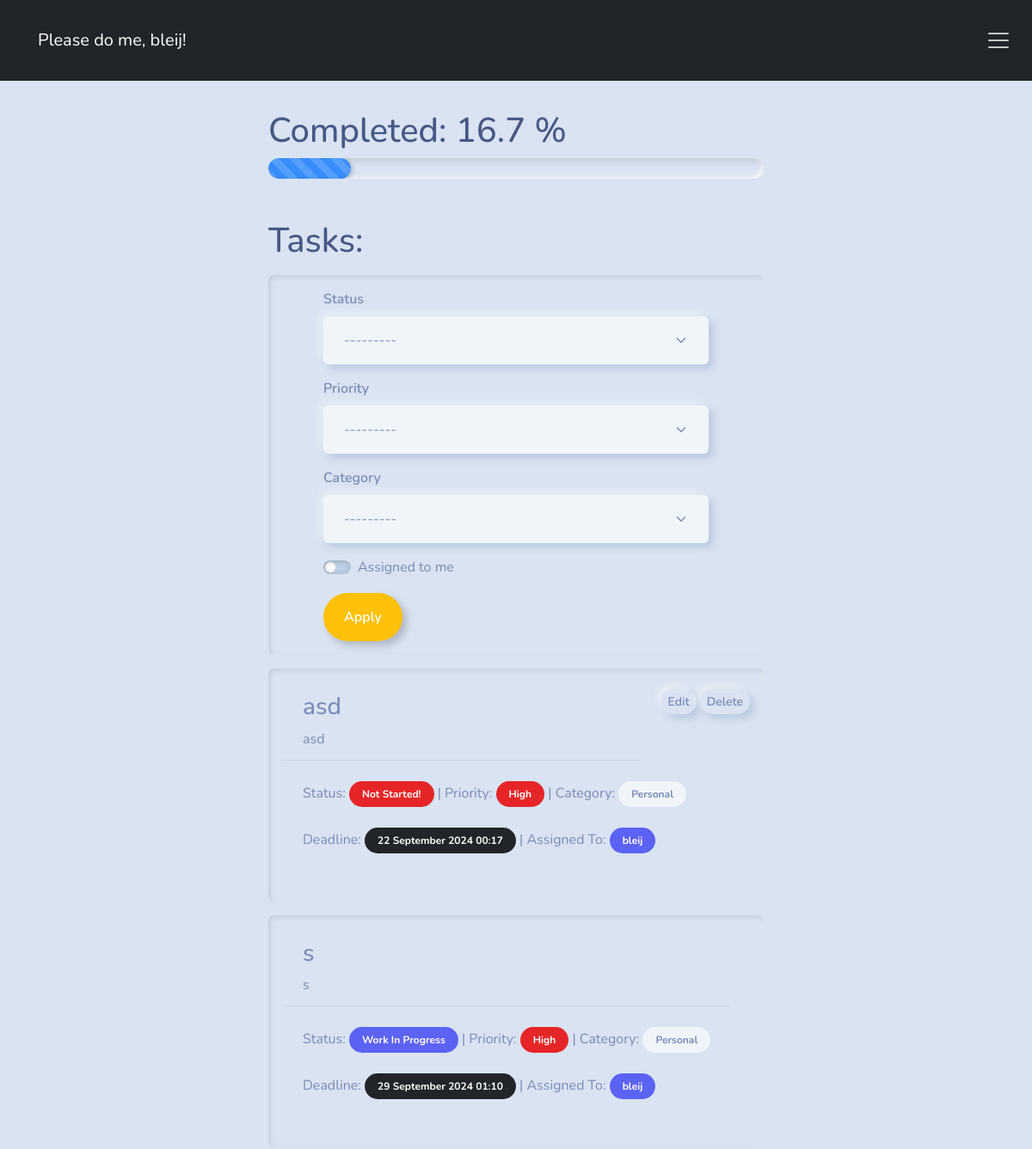
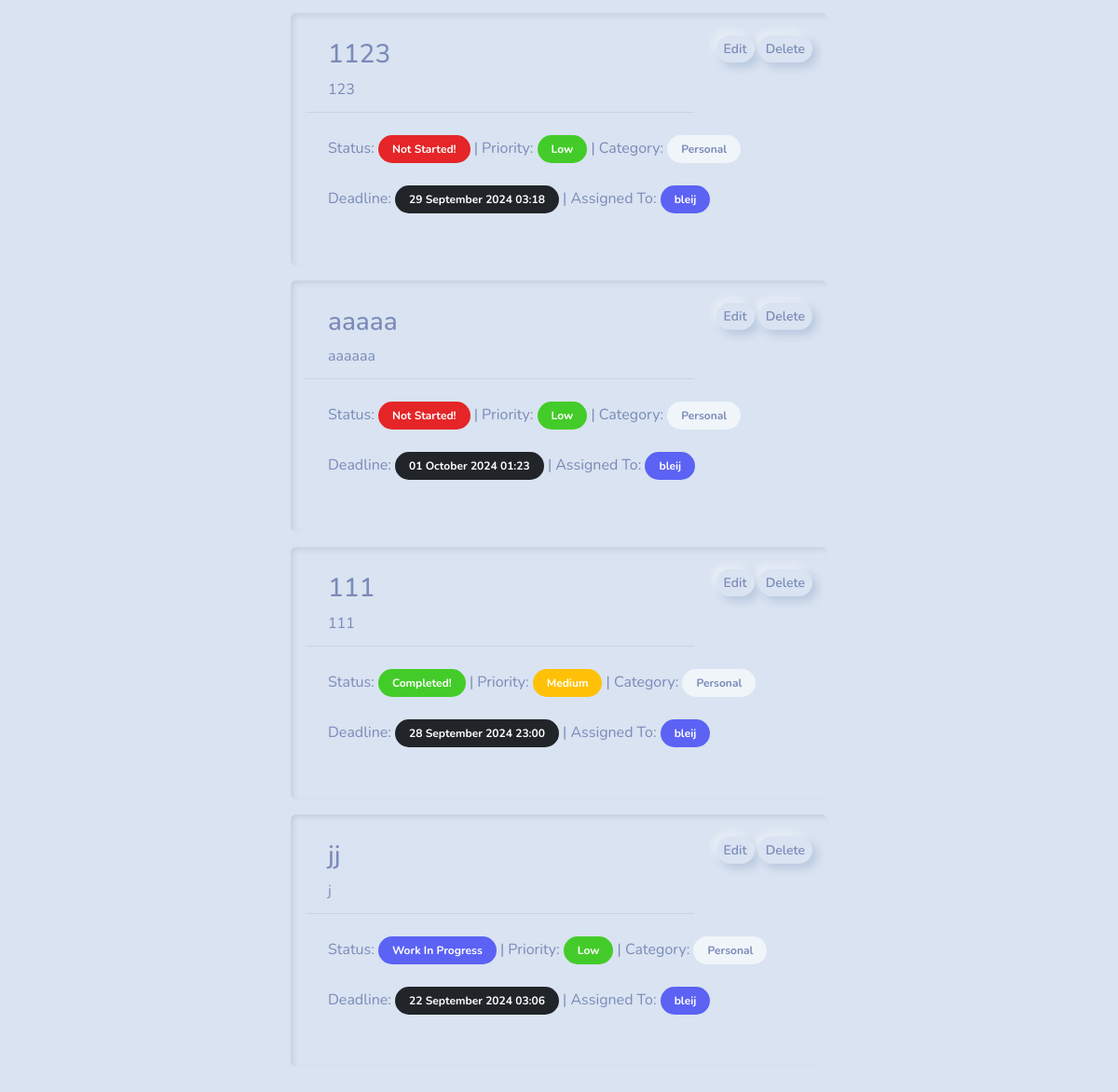
Page / (signed in) on the earlier database version (2 pictures, top to bottom).
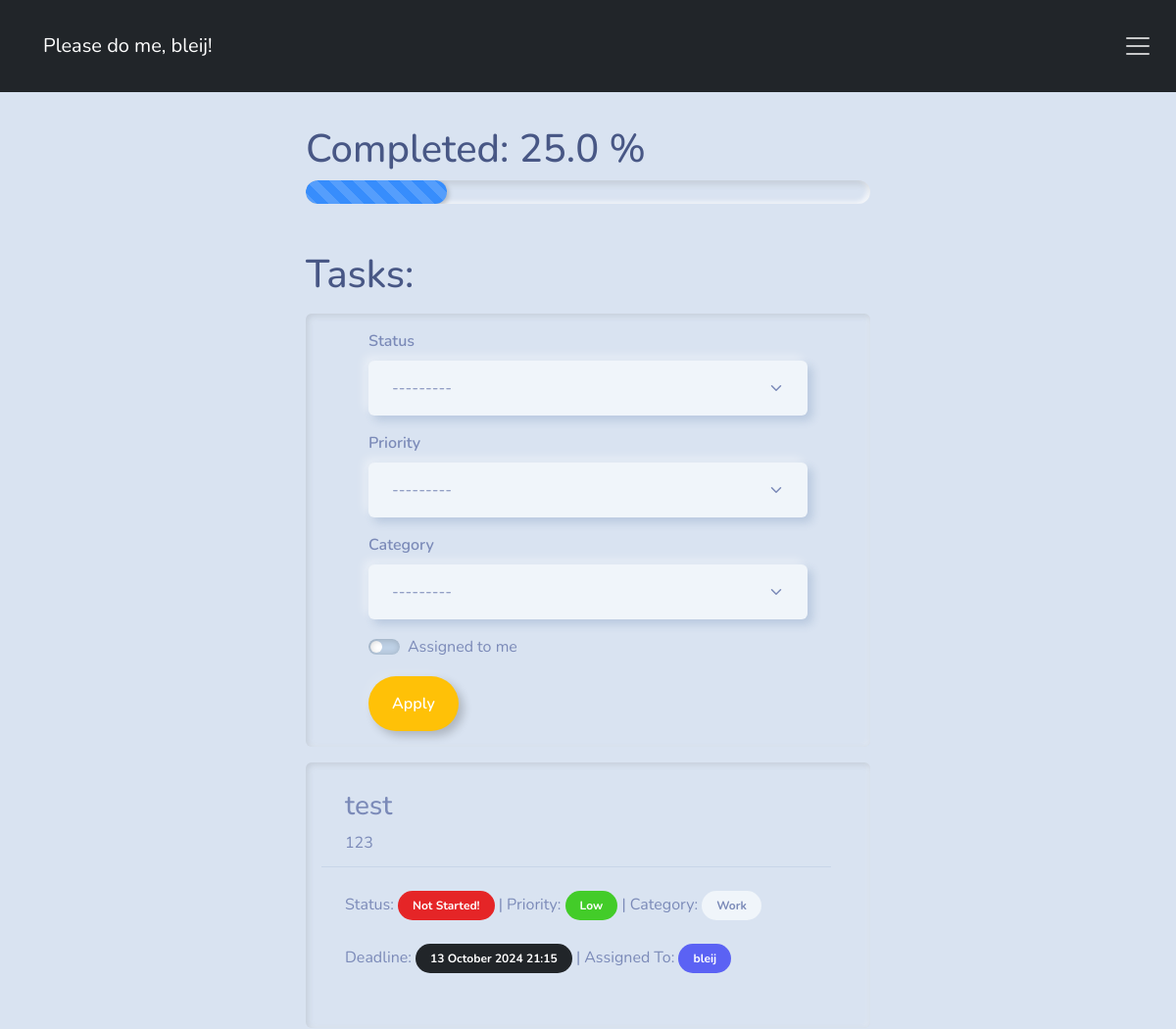
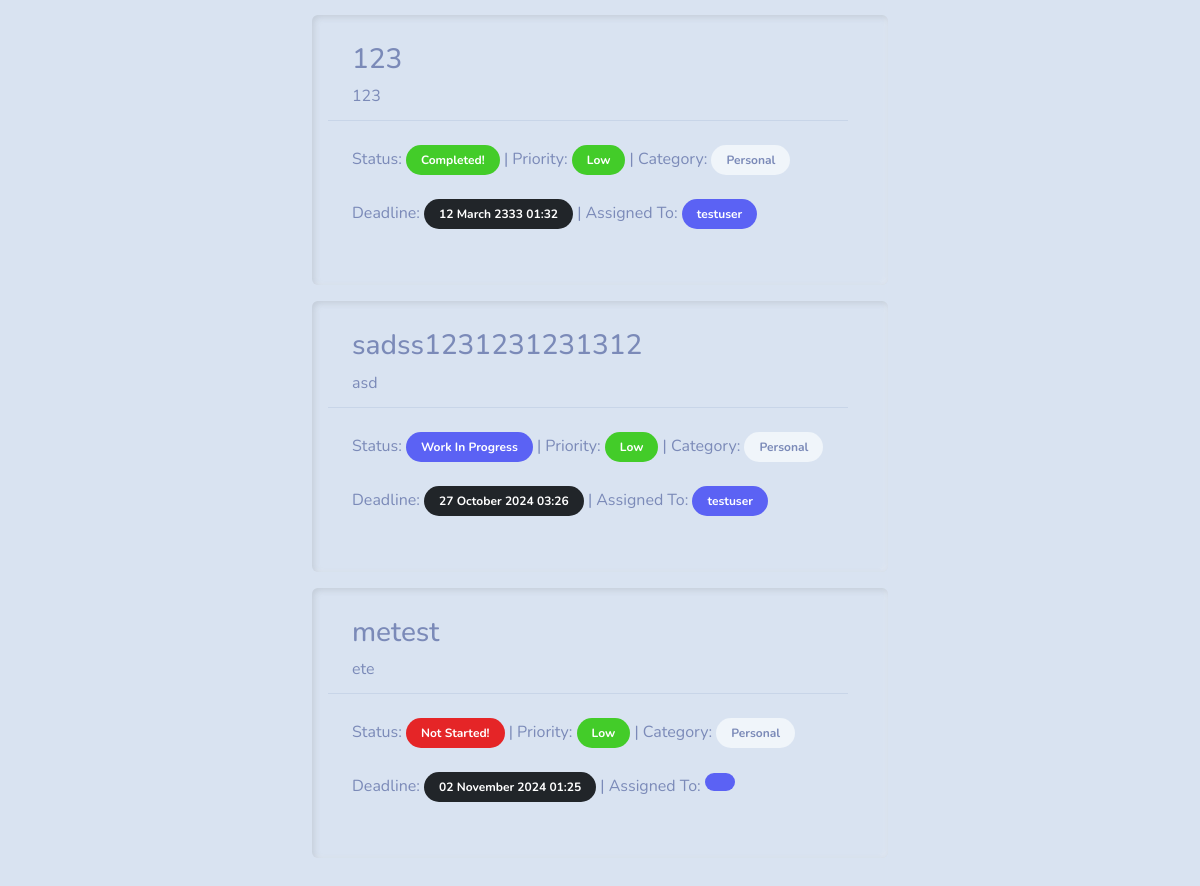
Same page on the later database version (2 pictures, top to bottom).
### task/models.py (models this page shows, shortened)
class Task(models.Model):
    STATUS_CHOICES = [
        ('ns', 'Not Started!'),
        ('wip', 'Work In Progress'),
        ('done', 'Completed!'),
    ]
    PRIORITY_CHOICES = [
        ('0', 'Low'),
        ('1', 'Medium'),
        ('2', 'High'),
    ]
    CATEGORY_CHOICES = [
        ('personal', 'Personal'),
        ('work', 'Work'),
        ('urgent', 'Urgent')
    ]
    title = models.CharField(max_length=128)
    description = models.CharField(max_length=1024)
    due_date = models.DateTimeField()
    status = models.CharField(max_length=32, choices=STATUS_CHOICES)
    priority = models.CharField(max_length=32, choices=PRIORITY_CHOICES)
    category = models.CharField(max_length=32, choices=CATEGORY_CHOICES)
    user = models.ForeignKey(settings.AUTH_USER_MODEL, on_delete=models.CASCADE, related_name='task')
    assigned_to = models.ForeignKey(User, on_delete=models.CASCADE, related_name='assigned_task', blank=True)
    class Meta:
        app_label = "task"
        db_table = "task_item"
        verbose_name = "task_item"
        verbose_name_plural = "task_items"

### core/views.py (the view)
# urls.py: path('', task_list_view, name='task_list'),
@login_required
def task_list_view(request):
    tasks = Task.objects.all()
    if request.GET.get('assigned_to_me'):
        tasks = tasks.filter(assigned_to=request.user)
    if request.user.is_authenticated:
        if tasks.exists():
            total_tasks = round(tasks.filter(status='done').count() / tasks.count() * 100, 1)
        else:
            total_tasks = 0
        task_filter = TaskFilter(request.GET, queryset=tasks)
        context = {
            'tasks': task_filter.qs,
            'total_tasks': total_tasks,
            'filter': task_filter,
        }
        return render(request, 'task/tasks.html', context)

### task/templates/task/tasks.html (shortened to what this page needs)
{% extends 'base.html' %} {% load crispy_forms_filters %}
{% block content %}
    <div class="container-fluid">
        <div class="row">
            {% include 'header.html' %}
        </div>
    </div>
    <div class="container mt-5 mb-5 col-lg-6 col-md-8 col-auto">
        <h1>Completed: {{ total_tasks }} %</h1>
        <div class="progress mb-5">
            <div class="progress-bar progress-bar-striped progress-bar-animated" role="progressbar"
                 aria-valuenow="{{ total_tasks }}"
                 aria-valuemin="0" aria-valuemax="100" style="width: {{ total_tasks }}%;"></div>
        </div>
        <h1>Tasks:</h1>
        <div class="card mt-3 mb-3 p-3">
            <form class="ps-5 pe-5" method="GET">
                {{ filter.form|crispy }}
                <div class="form-check form-switch">
                    <input class="form-check-input" type="checkbox" id="flexSwitchCheckDefault" name="assigned_to_me"
                           {% if request.GET.assigned_to_me %}checked{% endif %}>
                    <label class="form-check-label" for="flexSwitchCheckDefault">Assigned to me</label>
                </div>
                <button type="submit" class="btn btn-outline-warning btn-md mt-3">Apply</button>
            </form>
        </div>
        {% if tasks %}
            {% for task in tasks %}
                <div class="card border-dark mb-3 p-3">
                    <div class="row">
                        <div class="col">
                            <div class="card-header">
                                <h3 class="card-title"> {{ task.title }} </h3>
                                <p class="card-text"> {{ task.description }} </p>
                            </div>
                        </div>
                        <div class="col-auto d-flex justify-content-end">
                            {% if task.user == request.user %}
                                <div class="mt-2">
                                    <a href="{% url 'update_task' task.id %}"
                                       class="btn btn-primary btn-sm">Edit</a>
                                    <a href="{% url 'delete_task' task.id %}"
                                       class="btn btn-danger btn-sm">Delete</a>
                                </div>
                            {% endif %}
                        </div>
                    </div>
                    <div class="card-body">
                        <p>Status: {% if task.status == 'done' %}
                            <span class="badge rounded-pill bg-success">{{ task.get_status_display }}</span>
                        {% elif task.status == 'wip' %}
                            <span class="badge rounded-pill bg-info">{{ task.get_status_display }}</span>
                        {% elif task.status == 'ns' %}
                            <span class="badge rounded-pill bg-danger">{{ task.get_status_display }}</span>
                        {% endif %}
                            |
                            Priority:   {% if task.priority == '0' %}
                                <span class="badge rounded-pill bg-success">{{ task.get_priority_display }}</span>
                            {% elif task.priority == '1' %}
                                <span class="badge rounded-pill bg-warning">{{ task.get_priority_display }}</span>
                            {% elif task.priority == '2' %}
                                <span class="badge rounded-pill bg-danger">{{ task.get_priority_display }}</span>
                            {% endif %}
                            |
                            Category:
                            <span class="badge rounded-pill bg-light">{{ task.get_category_display }}</span>
                            <br><br>
                            Deadline:
                            <span class="badge rounded-pill bg-dark"> {{ task.due_date|date:"d F Y H:i" }} </span>
                            |
                            Assigned To:
                            <span class="badge rounded-pill bg-info"> {{ task.assigned_to }} </span>
                        </p>
                    </div>
                </div>
            {% endfor %}
        {% else %}
            <p>No tasks available.</p>
        {% endif %}
    </div>
{% endblock %}

### templates/base.html (shortened to what this page needs)
{% load static %}
<!DOCTYPE html>
<html lang="en">
<head>
    <link rel="stylesheet" type="text/css" href="https://bootswatch.com/5/morph/bootstrap.min.css">
    <link rel="stylesheet" href="{% static 'css/styles.css' %}">
    {% block content %}
        {% load bootstrap5 %}
        {% load crispy_forms_tags %} {% load crispy_forms_filters %}
    {% endblock %}
</head>
<body>
</body>
</html>

### templates/header.html (shortened to what this page needs)
{% load static %}
<nav class="navbar fixed-top navbar-expand-xxl bg-dark" data-bs-theme="dark">
    <div class="container-fluid">
        <a class="navbar-brand ms-2 p-4" href="{% url 'task_list' %}">Please do me, {{ request.user.username }}!</a>
        <button class="navbar-toggler" type="button" data-bs-toggle="collapse" data-bs-target="#navbarNav"
                aria-controls="navbarNav" aria-expanded="false" aria-label="Toggle navigation">
            <span class="navbar-toggler-icon"></span>
        </button>
    </div>
</nav>

### static/css/styles.css (style rules this page uses)
body { padding-top: 80px; padding-bottom: 65px; }

Differences in the rows shown:
removed Task: title "asd", description "asd", shows "Edit", status "Not Started!", priority "High", category "Personal", due_date "22 September 2024 00:17", assigned_to "bleij"
removed Task: title "s", description "s", status "Work In Progress", priority "High", category "Personal", due_date "29 September 2024 01:10", assigned_to "bleij"
removed Task: title "1123", description "123", shows "Edit", status "Not Started!", priority "Low", category "Personal", due_date "29 September 2024 03:18", assigned_to "bleij"
removed Task: title "aaaaa", description "aaaaaa", shows "Edit", status "Not Started!", priority "Low", category "Personal", due_date "01 October 2024 01:23", assigned_to "bleij"
removed Task: title "111", description "111", shows "Edit", status "Completed!", priority "Medium", category "Personal", due_date "28 September 2024 23:00", assigned_to "bleij"
removed Task: title "jj", description "j", shows "Edit", status "Work In Progress", priority "Low", category "Personal", due_date "22 September 2024 03:06", assigned_to "bleij"
added Task: title "test", description "123", status "Not Started!", priority "Low", category "Work", due_date "13 October 2024 21:15", assigned_to "bleij"
added Task: title "123", description "123", status "Completed!", priority "Low", category "Personal", due_date "12 March 2333 01:32", assigned_to "testuser"
added Task: title "sadss1231231231312", description "asd", status "Work In Progress", priority "Low", category "Personal", due_date "27 October 2024 03:26", assigned_to "testuser"
added Task: title "metest", description "ete", status "Not Started!", priority "Low", category "Personal", due_date "02 November 2024 01:25"
Other differences:
{{ total_tasks }}: "16.7" → "25.0"
{{ total_tasks }}: 16.7 → 25.0 (drawn)
